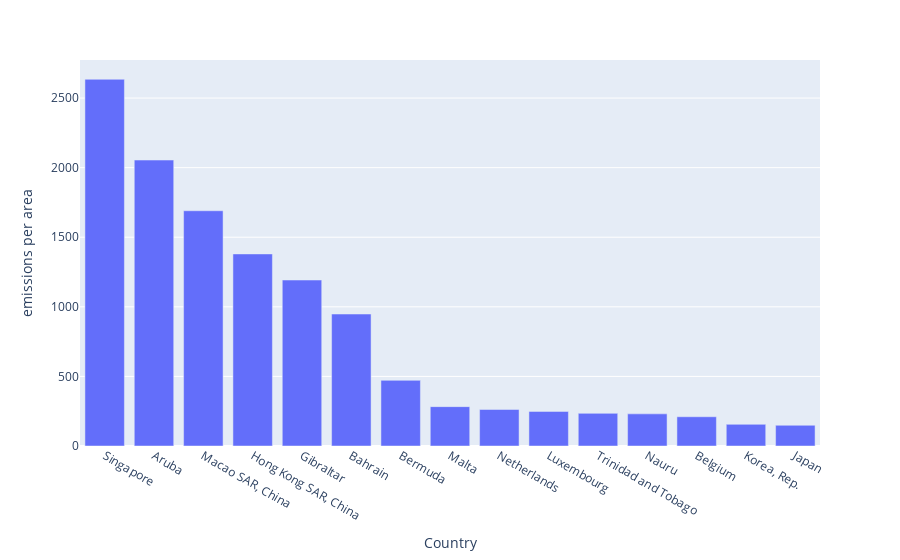

Notebook code for this chart:
### Markdown cell above
## Emissions per country area:

### Code cell
px.bar(
    data_frame=overall_stats_df.loc[
        lambda x: x["Country"].isin(get_top_n_countries(n=15, by="emissions per area"))
    ].sort_values(by="emissions per area", ascending=False),
    x="Country",
    y="emissions per area",
)

### Figure 1 — Plotly figure (JSON) as saved in the notebook; plotly's stock layout.template omitted (floating-point values rounded to 4 significant figures)
{"data": [{"alignmentgroup": "True", "hovertemplate": "Country=%{x}<br>emissions per area=%{y}<extra></extra>", "legendgroup": "", "marker": {"color": "#636efa"}, "name": "", "offsetgroup": "", "orientation": "v", "showlegend": false, "textposition": "auto", "type": "bar", "x": ["Singapore", "Aruba", "Macao SAR, China", "Hong Kong SAR, China", "Gibraltar", "Bahrain", "Bermuda", "Malta", "Netherlands", "Luxembourg", "Trinidad and Tobago", "Nauru", "Belgium", "Korea, Rep.", "Japan"], "xaxis": "x", "y": [2635.0, 2054.0, 1690.0, 1380.0, 1193.0, 948.3, 471.8, 282.9, 262.3, 248.5, 234.6, 230.8, 210.2, 155.7, 148.8], "yaxis": "y"}], "layout": {"autosize": true, "barmode": "relative", "legend": {"tracegroupgap": 0}, "margin": {"t": 60}, "xaxis": {"anchor": "y", "autorange": true, "domain": [0, 1], "range": [-0.5, 14.5], "title": {"text": "Country"}, "type": "category"}, "yaxis": {"anchor": "x", "autorange": true, "domain": [0, 1], "range": [0, 2773.0], "title": {"text": "emissions per area"}, "type": "linear"}}}
